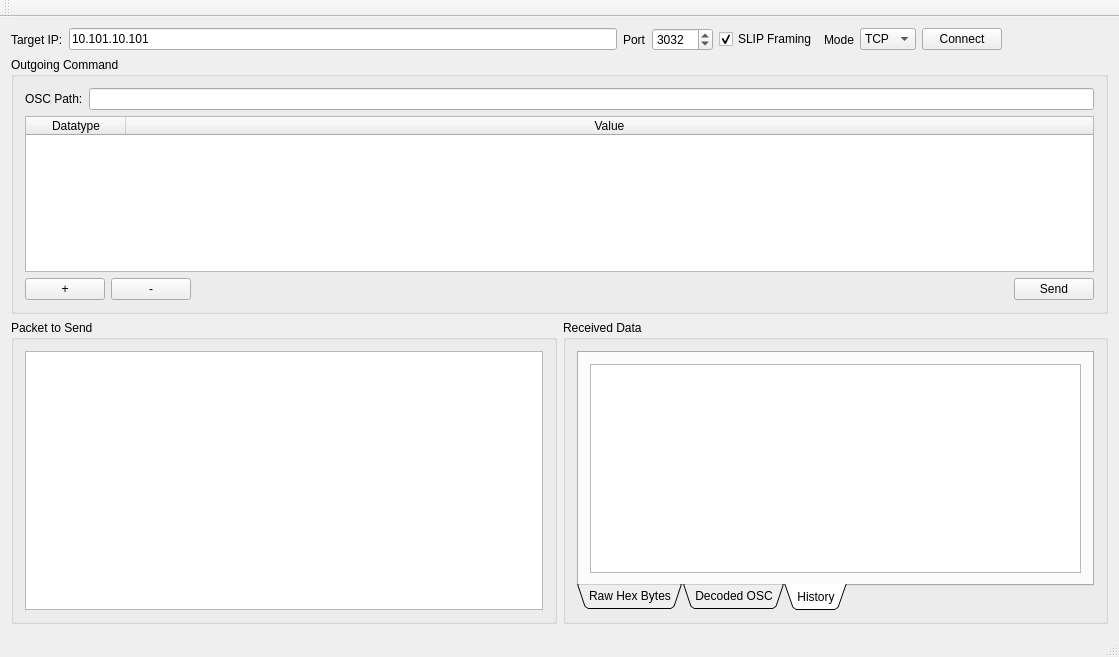
<?xml version="1.0" encoding="UTF-8"?>
<ui version="4.0">
 <class>OSCTesterMainWin</class>
 <widget class="QMainWindow" name="OSCTesterMainWin">
  <property name="geometry">
   <rect>
    <x>0</x>
    <y>0</y>
    <width>1119</width>
    <height>657</height>
   </rect>
  </property>
  <property name="windowTitle">
   <string>ETC OSC Tester</string>
  </property>
  <widget class="QWidget" name="centralWidget">
   <layout class="QVBoxLayout" name="verticalLayout_8">
    <item>
     <layout class="QHBoxLayout" name="horizontalLayout">
      <item>
       <widget class="QLabel" name="label">
        <property name="text">
         <string>Target IP:</string>
        </property>
       </widget>
      </item>
      <item>
       <widget class="QLineEdit" name="leTargetIp">
        <property name="text">
         <string>10.101.10.101</string>
        </property>
       </widget>
      </item>
      <item>
       <widget class="QLabel" name="label_3">
        <property name="text">
         <string>Port</string>
        </property>
       </widget>
      </item>
      <item>
       <widget class="QSpinBox" name="sbPort">
        <property name="minimum">
         <number>1</number>
        </property>
        <property name="maximum">
         <number>65535</number>
        </property>
        <property name="value">
         <number>3032</number>
        </property>
       </widget>
      </item>
      <item>
       <widget class="QCheckBox" name="cbSlip">
        <property name="text">
         <string>SLIP Framing</string>
        </property>
        <property name="checked">
         <bool>true</bool>
        </property>
       </widget>
      </item>
      <item>
       <widget class="QLabel" name="label_4">
        <property name="text">
         <string>Mode</string>
        </property>
       </widget>
      </item>
      <item>
       <widget class="QComboBox" name="coMode">
        <item>
         <property name="text">
          <string>TCP</string>
         </property>
        </item>
        <item>
         <property name="text">
          <string>UDP</string>
         </property>
        </item>
       </widget>
      </item>
      <item>
       <widget class="QPushButton" name="btnConnect">
        <property name="text">
         <string>Connect</string>
        </property>
       </widget>
      </item>
      <item>
       <widget class="QLabel" name="lblConnStatus">
        <property name="minimumSize">
         <size>
          <width>100</width>
          <height>0</height>
         </size>
        </property>
        <property name="text">
         <string/>
        </property>
       </widget>
      </item>
     </layout>
    </item>
    <item>
     <widget class="QGroupBox" name="groupBox_3">
      <property name="title">
       <string>Outgoing Command</string>
      </property>
      <layout class="QVBoxLayout" name="verticalLayout_4">
       <item>
        <layout class="QHBoxLayout" name="horizontalLayout_3">
         <item>
          <widget class="QLabel" name="label_2">
           <property name="text">
            <string>OSC Path:</string>
           </property>
          </widget>
         </item>
         <item>
          <widget class="QLineEdit" name="leOscPath"/>
         </item>
        </layout>
       </item>
       <item>
        <widget class="QTableWidget" name="twDataFields">
         <attribute name="horizontalHeaderStretchLastSection">
          <bool>true</bool>
         </attribute>
         <column>
          <property name="text">
           <string>Datatype</string>
          </property>
         </column>
         <column>
          <property name="text">
           <string>Value</string>
          </property>
         </column>
        </widget>
       </item>
       <item>
        <layout class="QHBoxLayout" name="horizontalLayout_2">
         <item>
          <widget class="QPushButton" name="btnAddOscData">
           <property name="text">
            <string>+</string>
           </property>
          </widget>
         </item>
         <item>
          <widget class="QPushButton" name="btnDelOscData">
           <property name="text">
            <string>-</string>
           </property>
          </widget>
         </item>
         <item>
          <spacer name="horizontalSpacer">
           <property name="orientation">
            <enum>Qt::Horizontal</enum>
           </property>
           <property name="sizeHint" stdset="0">
            <size>
             <width>40</width>
             <height>20</height>
            </size>
           </property>
          </spacer>
         </item>
         <item>
          <widget class="QPushButton" name="btnSend">
           <property name="text">
            <string>Send</string>
           </property>
          </widget>
         </item>
        </layout>
       </item>
      </layout>
     </widget>
    </item>
    <item>
     <layout class="QHBoxLayout" name="horizontalLayout_4">
      <item>
       <widget class="QGroupBox" name="groupBox">
        <property name="title">
         <string>Packet to Send</string>
        </property>
        <layout class="QVBoxLayout" name="verticalLayout">
         <item>
          <widget class="QPlainTextEdit" name="teDataToSend">
           <property name="font">
            <font>
             <family>Courier New</family>
             <kerning>false</kerning>
            </font>
           </property>
           <property name="lineWrapMode">
            <enum>QPlainTextEdit::NoWrap</enum>
           </property>
           <property name="readOnly">
            <bool>true</bool>
           </property>
          </widget>
         </item>
        </layout>
       </widget>
      </item>
      <item>
       <widget class="QGroupBox" name="groupBox_2">
        <property name="title">
         <string>Received Data</string>
        </property>
        <layout class="QVBoxLayout" name="verticalLayout_2">
         <item>
          <widget class="QTabWidget" name="tabWidget">
           <property name="tabPosition">
            <enum>QTabWidget::South</enum>
           </property>
           <property name="tabShape">
            <enum>QTabWidget::Triangular</enum>
           </property>
           <property name="currentIndex">
            <number>2</number>
           </property>
           <widget class="QWidget" name="tab">
            <attribute name="title">
             <string>Raw Hex Bytes</string>
            </attribute>
            <layout class="QVBoxLayout" name="verticalLayout_3">
             <property name="spacing">
              <number>0</number>
             </property>
             <property name="leftMargin">
              <number>0</number>
             </property>
             <property name="topMargin">
              <number>0</number>
             </property>
             <property name="rightMargin">
              <number>0</number>
             </property>
             <property name="bottomMargin">
              <number>0</number>
             </property>
             <item>
              <widget class="QPlainTextEdit" name="teDataRx">
               <property name="font">
                <font>
                 <family>Courier New</family>
                 <kerning>false</kerning>
                </font>
               </property>
               <property name="lineWrapMode">
                <enum>QPlainTextEdit::NoWrap</enum>
               </property>
               <property name="readOnly">
                <bool>true</bool>
               </property>
              </widget>
             </item>
            </layout>
           </widget>
           <widget class="QWidget" name="tab_2">
            <attribute name="title">
             <string>Decoded OSC</string>
            </attribute>
            <layout class="QVBoxLayout" name="verticalLayout_5">
             <item>
              <widget class="QStackedWidget" name="swDecodedOsc">
               <property name="currentIndex">
                <number>0</number>
               </property>
               <widget class="QWidget" name="page">
                <layout class="QVBoxLayout" name="verticalLayout_6">
                 <item>
                  <layout class="QHBoxLayout" name="horizontalLayout_5">
                   <item>
                    <widget class="QLabel" name="label_5">
                     <property name="text">
                      <string>OSC Path :</string>
                     </property>
                    </widget>
                   </item>
                   <item>
                    <widget class="QLineEdit" name="leRxOscPath">
                     <property name="readOnly">
                      <bool>true</bool>
                     </property>
                    </widget>
                   </item>
                  </layout>
                 </item>
                 <item>
                  <widget class="QTableWidget" name="twParsedOsc">
                   <attribute name="horizontalHeaderStretchLastSection">
                    <bool>true</bool>
                   </attribute>
                   <column>
                    <property name="text">
                     <string>Type</string>
                    </property>
                   </column>
                   <column>
                    <property name="text">
                     <string>Value</string>
                    </property>
                   </column>
                  </widget>
                 </item>
                </layout>
               </widget>
               <widget class="QWidget" name="page_2">
                <layout class="QVBoxLayout" name="verticalLayout_7">
                 <item>
                  <spacer name="verticalSpacer">
                   <property name="orientation">
                    <enum>Qt::Vertical</enum>
                   </property>
                   <property name="sizeHint" stdset="0">
                    <size>
                     <width>20</width>
                     <height>62</height>
                    </size>
                   </property>
                  </spacer>
                 </item>
                 <item>
                  <widget class="QLabel" name="label_6">
                   <property name="font">
                    <font>
                     <family>Arial</family>
                     <pointsize>21</pointsize>
                    </font>
                   </property>
                   <property name="styleSheet">
                    <string notr="true">color: rgb(255, 0, 0);</string>
                   </property>
                   <property name="text">
                    <string>Invalid OSC!</string>
                   </property>
                   <property name="alignment">
                    <set>Qt::AlignCenter</set>
                   </property>
                  </widget>
                 </item>
                 <item>
                  <widget class="QLabel" name="label_7">
                   <property name="font">
                    <font>
                     <family>Arial</family>
                     <pointsize>12</pointsize>
                    </font>
                   </property>
                   <property name="text">
                    <string>This is not a valid OSC Packet</string>
                   </property>
                   <property name="alignment">
                    <set>Qt::AlignCenter</set>
                   </property>
                  </widget>
                 </item>
                 <item>
                  <spacer name="verticalSpacer_2">
                   <property name="orientation">
                    <enum>Qt::Vertical</enum>
                   </property>
                   <property name="sizeHint" stdset="0">
                    <size>
                     <width>20</width>
                     <height>62</height>
                    </size>
                   </property>
                  </spacer>
                 </item>
                </layout>
               </widget>
              </widget>
             </item>
            </layout>
           </widget>
           <widget class="QWidget" name="tab_3">
            <attribute name="title">
             <string>History</string>
            </attribute>
            <layout class="QVBoxLayout" name="verticalLayout_9">
             <item>
              <widget class="QListWidget" name="lwHistory"/>
             </item>
            </layout>
           </widget>
          </widget>
         </item>
        </layout>
       </widget>
      </item>
     </layout>
    </item>
   </layout>
  </widget>
  <widget class="QMenuBar" name="menuBar">
   <property name="geometry">
    <rect>
     <x>0</x>
     <y>0</y>
     <width>1119</width>
     <height>20</height>
    </rect>
   </property>
  </widget>
  <widget class="QToolBar" name="mainToolBar">
   <attribute name="toolBarArea">
    <enum>TopToolBarArea</enum>
   </attribute>
   <attribute name="toolBarBreak">
    <bool>false</bool>
   </attribute>
  </widget>
  <widget class="QStatusBar" name="statusBar"/>
 </widget>
 <layoutdefault spacing="6" margin="11"/>
 <resources/>
 <connections/>
</ui>
